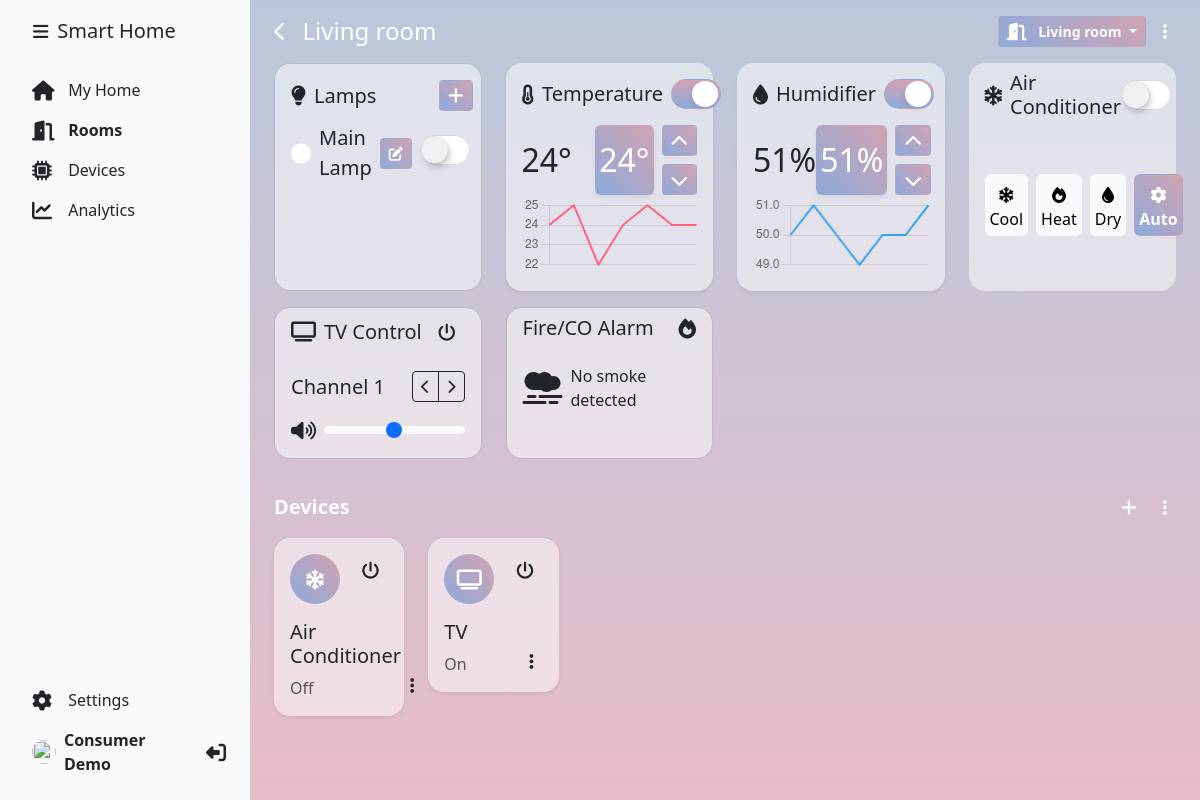
The page /room.php?id=1 (signed in) on the database its author committed.
### tables this page shows
CREATE TABLE rooms (
    id INT NOT NULL AUTO_INCREMENT,
    name VARCHAR(255) NOT NULL,
    user_id INT NOT NULL,
    data text NOT NULL DEFAULT '{}',
    PRIMARY KEY (id)
);

CREATE TABLE devices (
    id INT NOT NULL AUTO_INCREMENT,
    user_id INT NOT NULL,
    room_id INT NOT NULL,
    name VARCHAR(255) NOT NULL,
    type VARCHAR(255) NOT NULL DEFAULT 'sensor',
    status INT NOT NULL DEFAULT 0,
    electricity INT NOT NULL DEFAULT 0,
    water INT NOT NULL DEFAULT 0,
    gas INT NOT NULL DEFAULT 0,
    data text NOT NULL DEFAULT '{}',
    PRIMARY KEY (id)
);

### room.php (the view, shortened to what the rows shown need)
<?php
require_once 'dbconfig.php';
$room_id = intval($_GET['id']);
$user_id = intval($_SESSION['user']);
$stmt = $db->prepare("SELECT * FROM rooms WHERE id = ? AND user_id = ?");
$stmt->execute([$room_id, $user_id]);
$room = $stmt->fetch(PDO::FETCH_ASSOC);
$room['data'] = @json_decode($room['data'], true);
$have = [];
foreach ($device_group as $device_key => $device_data) {
    $have[$device_key] = false;
}
$stmt = $db->prepare("SELECT * FROM devices WHERE room_id = ? AND user_id = ?");
$stmt->execute([$room_id, $user_id]);
$devices = $stmt->fetchAll(PDO::FETCH_ASSOC);
foreach ($devices as $device) {
    $have[$device['type']] = $device;
    $have[$device['type']]['data'] = @json_decode($device['data'], true);
}
?>
<!DOCTYPE html>
<html lang="en">
<head>
    <link href="https://cdn.jsdelivr.net/npm/bootstrap@5.3.0/dist/css/bootstrap.min.css" rel="stylesheet"
>
    <link rel="stylesheet" href="https://cdnjs.cloudflare.com/ajax/libs/font-awesome/6.4.0/css/all.min.css"
 />
    <link href="css/app.css" rel="stylesheet">
</head>
<body <?php if(isset($_COOKIE['sidebar-toggle']) && $_COOKIE['sidebar-toggle'] == '1') { echo ' class="sidebar-toggle"'; } ?>>
    <main class="d-flex flex-nowrap">
        <div class="d-flex flex-fill p-3 px-md-4 px-sm-2 mw-100">
            <div class="room w-100">
                <div class="d-flex align-items-center mb-3">
                    <a href="rooms.php" class="text-decoration-none text-light me-3">
                        <i class="fas fa-chevron-left fa-lg"></i>
                    </a>
                    <h4 class="flex-grow-1 mr-2 mb-0 fw-normal text-white"><?php echo htmlspecialchars($room['name']) ?></h4>
                    <div class="dropdown">
                        <button class="btn btn-sm btn-sh dropdown-toggle" type="button" id="dropdownMenuButton1"
                            data-bs-toggle="dropdown" aria-expanded="false">
                            <span><?php echo htmlspecialchars($room['name']) ?></span>
                        </button>
                    </div>
                    <button class="btn btn-sm text-white ms-2 edit-room-btn" type="button" data-id="<?php echo $room['id']; ?>">
                    </button>
                </div>
                <div class="row">
                    <div class="col-xl-3 col-lg-6 mb-3">
                        <div class="card bg-white-50 rounded-4 h-100 p-3 pe-2 pb-0">
                            <div class="d-flex align-items-center">
                                <h2 class="h5 m-0 me-2">Lamps</h2>
                            </div>
                            <ul class="list-unstyled p-0 m-0 overflow-auto pe-1 mt-2" style="max-height: 170px">
                                <?php
                                foreach ($devices as $device) {
                                    if ($device['type'] == 'light') {
                                        $deviceSettings = json_decode($device['data'], true);
                                        $device['color'] = isset($deviceSettings['color']) ? $deviceSettings['color'] : '#ffffff';
                                ?>
                                    <li class="d-flex align-items-center mb-2 mt-1">
                                        <i class="fas fa-circle fa-lg me-2" style="color: <?php echo $device['color']; ?>"></i>
                                        <span class="fs-5 me-2"><?php echo htmlspecialchars($device['name']); ?></span>
                                        <button class="btn btn-sm p-1 px-2 btn-sh me-2 edit-lamp-btn" type="button" data-id="<?php echo $device['id']; ?>">
                                            <i class="fas fa-edit"></i>
                                        </button>
                                        <label class="switch ms-auto">
                                            <input type="checkbox" class="apple-switch sh-switch" onchange="deviceStatus(<?php echo $device['id']; ?>, this.checked)" <?php if ($device['status'] == '1') { echo ' checked'; } ?>>
                                        </label>
                                    </li>
                                <?php
                                    }
                                }
                                ?>
                            </ul>
                        </div>
                    </div>
                    <?php if($have['ac']) { ?>
                    <div class="col-xl-3 col-lg-6 mb-3">
                        <div class="bg-white-50 h-100 rounded-4 position-relative air-conditioner d-flex flex-column" data-id="<?php echo (isset($have['ac']['id']) ? $have['ac']['id'] : 0); ?>">
                            <div class="d-flex align-items-center p-2 px-3">
                                <i class="fa fa-snowflake fa-lg me-2"></i>
                                <h2 class="h5 mb-0">Air Conditioner</h2>
                                <label class="switch ms-auto d-flex align-items-center justify-content-start">
                                    <input type="checkbox" class="apple-switch sh-switch" onchange="deviceStatus(<?php echo $have['ac']['id']; ?>, this.checked)" <?php if(isset($have['ac']['status']) && $have['ac']['status'] == 1) { echo "checked"; } ?>>
                                </label>
                            </div>
                            <div class="d-flex align-items-center justify-content-center px-3 h-100">
                                <div class="d-flex align-items-center justify-content-start gap-2 w-100 mb-2">
                                    <?php foreach($device_group['ac']['modes'] as $mode_code => $mode) { ?>
                                    <button style="width: 66px" class="btn btn-<?php echo (isset($have['ac']['data']['mode']) && $have['ac']['data']['mode'] == $mode_code) ? 'sh' : 'light'; ?> rounded-2 btn-mode d-flex flex-column justify-content-center gap-1 p-1 align-items-center" data-mode="<?php echo $mode_code; ?>">
                                        <i class="<?php echo $mode['icon']; ?> mt-2"></i>
                                        <?php echo $mode['name']; ?>
                                    </button>
                                    <?php } ?>
                                </div>
                            </div>
                        </div>
                    </div>
                    <?php } ?>
                    <?php if ($have['tv']) { ?>
                    <div class="col-xl-3 col-lg-6 mb-3">
                        <div class="card bg-white-50 h-100 rounded-4 tv-control position-relative flex-fill" data-id="<?php echo (isset($have['tv']['id']) ? $have['tv']['id'] : 0); ?>" data-channel="<?php echo (isset($have['tv']['data']['channel']) ? $have['tv']['data']['channel'] : 1); ?>" data-volume="<?php echo (isset($have['tv']['data']['volume']) ? $have['tv']['data']['volume'] : 50); ?>">
                            <div class="d-flex justify-content-between align-items-center p-2 px-3">
                                <h2 class="h5 mb-0 me-auto">TV Control</h2>
                            </div>
                        </div>
                    </div>
                    <?php } ?>
                    <?php if(isset($room['data']['fireco_status']) && $room['data']['fireco_status'] == '1') { ?>
                    <div class="col-xl-3 col-lg-6 mb-3">
                        <div class="card bg-white-50 h-100 rounded-4 position-relative">
                            <div class="d-flex justify-content-between align-items-center p-2 px-3">
                                <h2 class="h5 mb-0">Fire/CO Alarm</h2>
                            </div>
                        </div>
                    </div>
                    <?php } ?>
                    <div class="col-xl-12">
                        <div class="row d-flex">
                            <?php
                            foreach ($devices as $device) {
                                if($device['type'] == 'light') {
                                    continue;
                                }
                                $device_id = intval($device['id']);
                                $device_name = $device['name'];
                                $device_status = $device['status'];
                                $device_type = $device['type'];
                                $device = $device_group[$device_type];
                            ?>
                            <div class="col-xl-2 col-md-4 col-sm-6 col-xs-12 room-device mb-3">
                                <div class="bg-white-50 shadow-sm p-3 rounded-4 d-flex flex-column">
                                    <div class="d-flex justify-content-center align-items-start mb-3">
                                        <div class="d-flex justify-content-center align-items-center rounded-circle btn-sh text-white me-2"
                                            style="width: 50px; height: 50px;">
                                            <i class="<?php echo $device['icon']; ?> fa-lg"></i>
                                        </div>
                                        <button class="btn btn-sm text-dark ms-auto on-off-btn" type="button" data-id="<?php echo $device_id; ?>" data-status="<?php echo $device_status; ?>">
                                        </button>
                                    </div>
                                    <div class="d-flex h-100">
                                        <div class="d-flex flex-column">
                                            <span class="h5"><?php echo $device_name; ?></span>
                                            <span class="text-muted mt-auto"><?php echo ($device_status == 1) ? 'On' : 'Off'; ?></span>
                                        </div>
                                        <div class="dropdown ms-auto mt-auto">
                                            <button class="btn btn-sm text-dark" type="button" id="dropdownMenuButton1"
                                                data-bs-toggle="dropdown" aria-expanded="false">
                                            </button>
                                        </div>
                                    </div>
                                </div>
                            </div>
                            <?php } ?>
                        </div>
                    </div>
                </div>
            </div>
        </div>
    </main>
</body>
</html>

### rows shown on the page
rooms: name "Living room"
devices: name "Main Lamp"
devices: name "Air Conditioner", shows "Off"
devices: name "TV", status "On"

### other values the page prints
$name "Smart Home"
$_SESSION['name'] "Consumer Demo"
$roomTemperature "24"
$room['data']['temperature'] "24"
$roomHumidity "51"
$room['data']['humidity'] "51"
$mode['name'] "Cool"
$mode['name'] "Heat"
$mode['name'] "Dry"
$mode['name'] "Auto"
$have['tv']['data']['channel'] "1"
